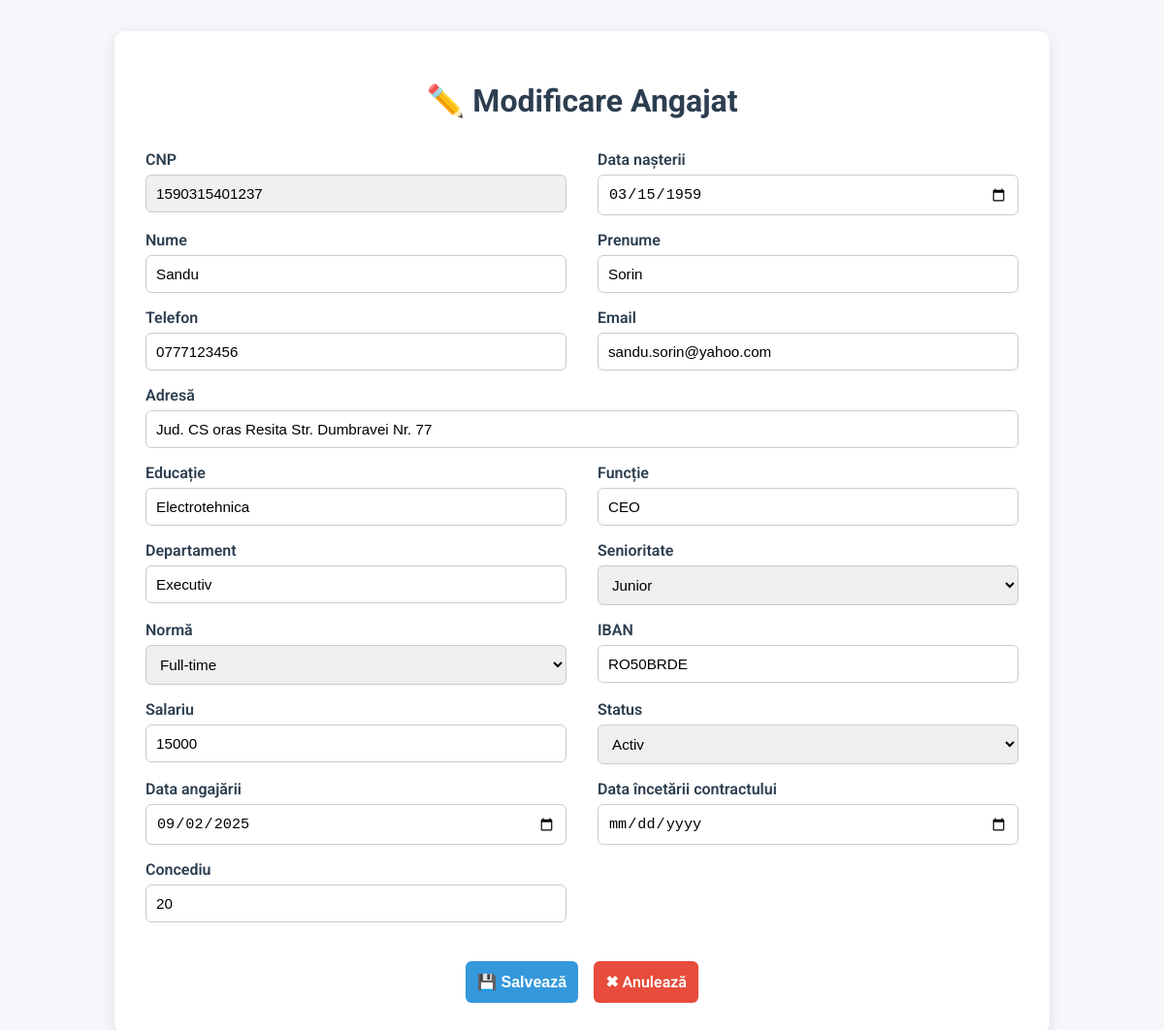
The page /modifica/1590315401237 (signed in) on the database its author committed.
### tables this page shows
CREATE TABLE angajati(
            /*Indentificare personala*/
            cnp TEXT PRIMARY KEY,
            nume TEXT NOT NULL,
            prenume TEXT NOT NULL,
            data_nasterii DATE,
            varsta INTEGER NOT NULL CHECK (varsta >= 18),
            gen TEXT CHECK (gen IN('M', 'F', 'Altul')),
            nationalitate TEXT NOT NULL,
            stare_civila TEXT,
            nr_copii INTEGER DEFAULT 0,
            
            /*Date de contact*/
            telefon TEXT,
            adresa_email TEXT,
            adresa_domiciliu TEXT NOT NULL,
            
            /*Educatie si certificari*/
            nivel_educatie TEXT,
            certificari TEXT,
            
            /*Date contractuale*/
            nr_contract TEXT,
            tip_contract TEXT NOT NULL CHECK(tip_contract IN('determinat', 'nedeterminat', 'internship')),
            functie TEXT NOT NULL,
            pozitie_companie TEXT,
            departament TEXT NOT NULL,
            senioritate TEXT NOT NULL CHECK (senioritate IN('junior', 'mid', 'senior')),
            norma TEXT NOT NULL CHECK (norma IN ('Full-time', 'Part-time')),
            data_angajare DATE,
            data_incetare_contract DATE,
            
            /*Date financiare*/
            iban TEXT,
            salariu INTEGER NOT NULL CHECK (salariu >= 4050),
            bonusuri REAL DEFAULT 0,
            
            /*Concedii*/
            concediu_total INTEGER DEFAULT 20,
            concediu_ramas INTEGER DEFAULT 20,
            medicale INTEGER DEFAULT 0,
            
            /* Status si altele */
            status_angajat TEXT DEFAULT 'Activ' CHECK (status_angajat IN('Activ', 'Inactiv', 'Suspendat')),
            observatii TEXT 
            );

### app/routes.py (the view, shortened to what this page needs)
@routes.route('/modifica/<cnp>', methods=['GET', 'POST'])
@login_required
def formular_modificare(cnp):
    conn = sqlite3.connect('angajati.db')
    conn.row_factory = sqlite3.Row
    cursor = conn.cursor()
    cursor.execute("SELECT * FROM angajati WHERE cnp = ?", (cnp,))
    angajat = cursor.fetchone()
    if not angajat:
        conn.close()
        return "Angajatul nu a fost găsit", 404
    conn.close()
    return render_template('modifica.html', angajat=angajat)

### app/funct.py (called while the page is built)
def login_required(f):
    @wraps(f)
    def wrapper(*args, **kwargs):
        if 'username' not in session or session['username'] != 'admin':
            return redirect(url_for('routes.login'))
        return f(*args, **kwargs)
    return wrapper

### templates/modifica.html (shortened to what this page needs)
<!DOCTYPE html>
<html lang="ro">
<head>
</head>
<body>
    <div class="container">
        <h1>✏️ Modificare Angajat</h1>
        <form method="POST">
            <div>
                <label>CNP</label>
                <input type="text" value="{{ angajat['cnp'] }}" readonly>
            </div>
            <div>
                <label>Data nașterii</label>
                <input type="date" name="data_nasterii" value="{{ angajat['data_nasterii'] }}">
            </div>
            <div>
                <label>Nume</label>
                <input type="text" name="nume" value="{{ angajat['nume'] }}" required>
            </div>
            <div>
                <label>Prenume</label>
                <input type="text" name="prenume" value="{{ angajat['prenume'] }}" required>
            </div>
            <div>
                <label>Telefon</label>
                <input type="text" name="telefon" value="{{ angajat['telefon'] }}">
            </div>
            <div>
                <label>Email</label>
                <input type="email" name="adresa_email" value="{{ angajat['adresa_email'] }}">
            </div>
            <div class="full-width">
                <label>Adresă</label>
                <input type="text" name="adresa_domiciliu" value="{{ angajat['adresa_domiciliu'] }}">
            </div>
            <div>
                <label>Educație</label>
                <input type="text" name="nivel_educatie" value="{{ angajat['nivel_educatie'] }}">
            </div>
            <div>
                <label>Funcție</label>
                <input type="text" name="functie" value="{{ angajat['functie'] }}">
            </div>
            <div>
                <label>Departament</label>
                <input type="text" name="departament" value="{{ angajat['departament'] }}">
            </div>
            <div>
                <label>Senioritate</label>
                <select name="senioritate" required>
                    <option value="junior" {% if angajat['senioritate']=="junior" %}selected{% endif %}>Junior</option>
                </select>
            </div>
            <div>
                <label>Normă</label>
                <select name="norma" required>
                    <option value="Full-time" {% if angajat['norma']=="Full-time" %}selected{% endif %}>Full-time</option>
                </select>
            </div>
            <div>
                <label>IBAN</label>
                <input type="text" name="iban" value="{{ angajat['iban'] }}">
            </div>
            <div>
                <label>Salariu</label>
                <input type="number" name="salariu" value="{{ angajat['salariu'] }}" required>
            </div>
            <div>
                <label>Status</label>
                <select name="status_angajat" required>
                    <option value="Activ" {% if angajat['status_angajat']=="Activ" %}selected{% endif %}>Activ</option>
                </select>
            </div>
            <div>
                <label>Data angajării</label>
                <input type="date" name="data_angajare" value="{{ angajat['data_angajare'] }}">
            </div>
            <div>
                <label>Data încetării contractului</label>
                <input type="date" name="data_incetare_contract" value="{{ angajat['data_incetare_contract'] }}">
            </div>
            <div>
                <label>Concediu</label>
                <input type="text" name="concediu_total" value="{{ angajat['concediu_total'] }}">
            </div>
            <div class="btns">
                <button type="submit" class="btn btn-save">💾 Salvează</button>
                <a href="{{ url_for('routes.afisare_angajati') }}" class="btn btn-cancel">✖ Anulează</a>
            </div>
        </form>
    </div>
</body>
</html>

### templates/modifica.html (style rules this page uses)
body { background: #f5f7fa; font-family: 'Roboto', sans-serif; margin: 0; padding: 2rem; }
.container { max-width: 900px; margin: 0 auto; background: #fff; padding: 2rem; border-radius: 12px; box-shadow: 0 4px 15px rgba(0,0,0,0.1); }
h1 { text-align: center; margin-bottom: 2rem; color: #2c3e50; }
form { display: grid; grid-template-columns: repeat(2, 1fr); gap: 1rem 2rem; }
label { font-weight: 600; margin-bottom: 6px; display: block; color: #2c3e50; }
input, select { width: 100%; padding: 10px; border: 1px solid #ccc; border-radius: 6px; font-size: 0.95rem; box-sizing: border-box; }
input[readonly] { background: #f0f0f0; cursor: not-allowed; }
.full-width { grid-column: span 2; }
.btn { margin-top: 1.5rem; padding: 12px; border: none; border-radius: 6px; font-size: 1rem; font-weight: 600; cursor: pointer; transition: 0.3s; }
.btn-save { background: #3498db; color: #fff; }
.btn-cancel { background: #e74c3c; color: #fff; text-decoration: none; display: inline-block; text-align: center; }
.btns { grid-column: span 2; display: flex; justify-content: center; gap: 1rem; }

### rows shown on the page
angajati: cnp "1590315401237", data_nasterii "03/15/1959", nume "Sandu", prenume "Sorin", telefon "0777123456", adresa_email "sandu.sorin@yahoo.com", adresa_domiciliu "Jud. CS oras Resita Str. Dumbravei Nr. 77", nivel_educatie "Electrotehnica", functie "CEO", departament "Executiv", senioritate "Junior", norma "Full-time", iban "RO50BRDE", salariu "15000", status_angajat "Activ", data_angajare "09/02/2025", concediu_total "20"
